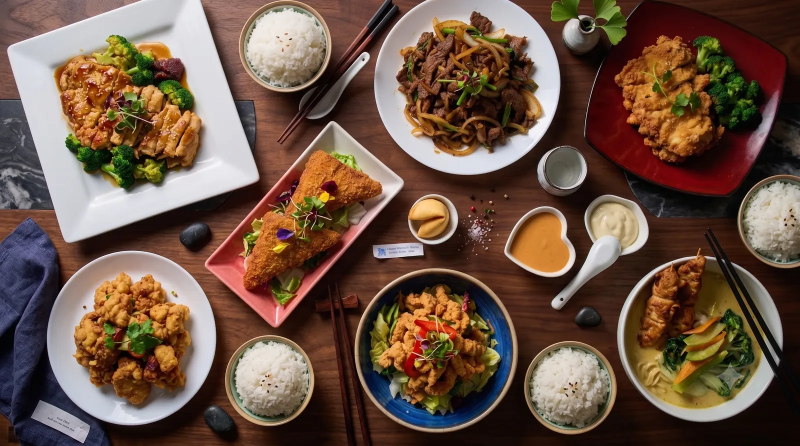
#> input picture assets/others/table of food.webp, 1600 x 892 px, found by its file name (shown at 1/2 size)
$ python make-hero-duotone.py
#> lines starting #> are read from the running program, lines starting #| are printed output that depends on the picture
#!/usr/bin/env python3
"""
Generate the charcoal+gold duotone hero image.

Maps a source photo's luminance through a charcoal -> bronze -> gold ramp so the
shadows sit on the page background (#14100E) and the highlights glow gold. Use a
high-contrast, well-lit source (the family-style food spread works well).

Usage:
    python scripts/make-hero-duotone.py "path/to/source.webp"
    # writes assets/others/hero-duotone.webp  (~1920px wide)

Requires: Pillow  (pip install pillow)
"""
import os
import sys
from PIL import Image, ImageOps, ImageEnhance

DEFAULT_SRC = os.path.join("assets", "others", "table of food.webp")
OUT = os.path.join("assets", "others", "hero-duotone.webp")
TARGET_W = 1920

# Charcoal (matches page bg) -> gold. Shadows stay neutral-charcoal so the image melts
# into the page; gold is reserved for the upper-mids/highlights (so it reads premium,
# not sepia). Tune these stops to re-grade.
STOPS = [
    (0.00, (16, 13, 11)),    # page charcoal (keep darkest edge so it melts into bg)
    (0.26, (54, 46, 37)),    # lifted charcoal grey
    (0.50, (138, 103, 60)),  # brighter transition, reached earlier
    (0.74, (210, 168, 100)), # gold, reached earlier
    (1.00, (248, 230, 178)), # gold highlight
]


def build_luts():
    r, g, b = [], [], []
    for v in range(256):
        t = v / 255
        for i in range(len(STOPS) - 1):
            t0, c0 = STOPS[i]
            t1, c1 = STOPS[i + 1]
            if t0 <= t <= t1:
                f = (t - t0) / (t1 - t0)
                r.append(round(c0[0] + (c1[0] - c0[0]) * f))
                g.append(round(c0[1] + (c1[1] - c0[1]) * f))
                b.append(round(c0[2] + (c1[2] - c0[2]) * f))
                break
        else:
            r.append(STOPS[-1][1][0])
            g.append(STOPS[-1][1][1])
            b.append(STOPS[-1][1][2])
    return r, g, b


def main():
    src = sys.argv[1] if len(sys.argv) > 1 else DEFAULT_SRC
    if not os.path.exists(src):
        sys.exit("source image not found: %s" % src)
    rLUT, gLUT, bLUT = build_luts()
    img = Image.open(src).convert("RGB")
#> img is the input picture: PIL image 1600x892 RGB; mean R, G, B 109.4, 84.5, 69
    w, h = img.size
#> w = 1600; h = 892
    img = img.resize((TARGET_W, round(h * TARGET_W / w)), Image.LANCZOS)
#> img: PIL image 1920x1070 RGB
    L = ImageOps.autocontrast(img.convert("L"), cutoff=2)
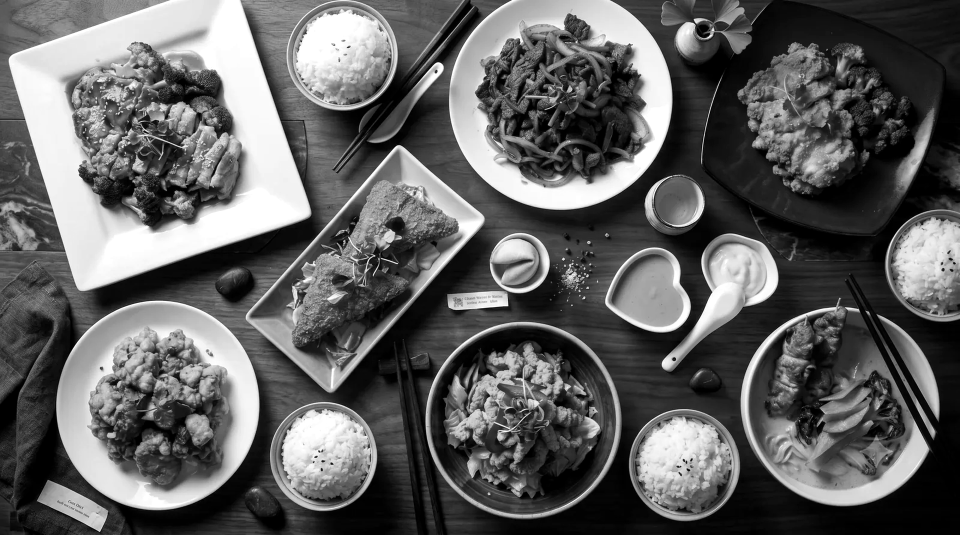
#> L: PIL image 1920x1070 L (shown at 1/2 size); min 0, max 255, mean 96.7
    L = ImageEnhance.Contrast(L).enhance(1.18)
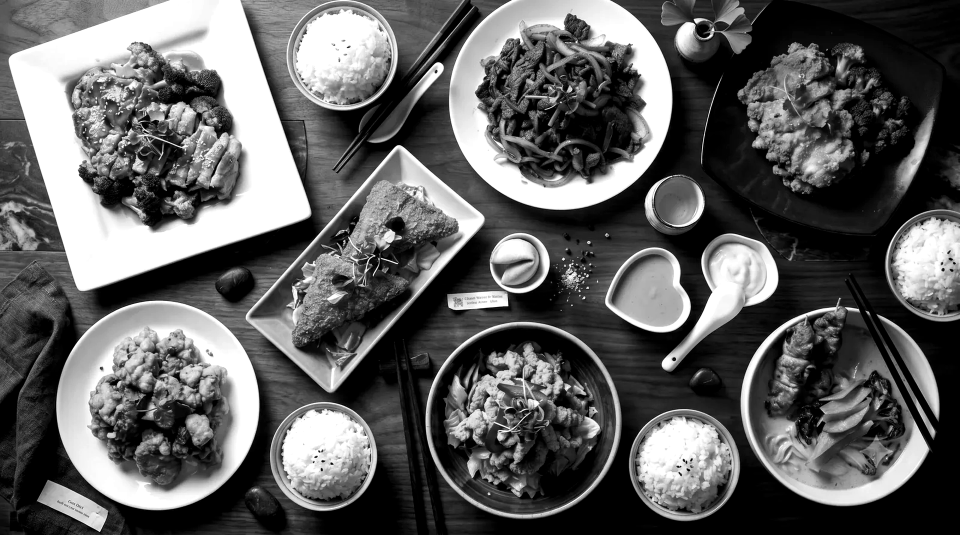
#> L: PIL image 1920x1070 L (shown at 1/2 size); min 0, max 255, mean 96.3
    duo = Image.merge("RGB", (L.point(rLUT), L.point(gLUT), L.point(bLUT)))
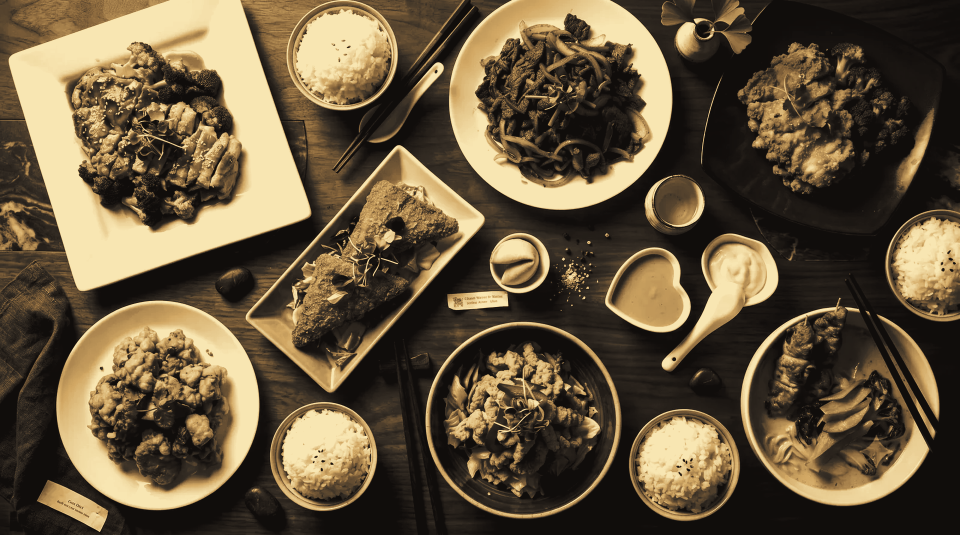
#> duo: PIL image 1920x1070 RGB (shown at 1/2 size); mean R, G, B 101.6, 86.2, 61.3
    os.makedirs(os.path.dirname(OUT), exist_ok=True)
    duo.save(OUT, "WEBP", quality=82, method=6)
    print("wrote %s  %dx%d  %.1fKB" % (OUT, duo.size[0], duo.size[1], os.path.getsize(OUT) / 1024))
#| wrote assets/others/hero-duotone.webp  1920x1070  239.4KB


if __name__ == "__main__":
    main()

$ run again, with assets/others/interior.webp copied over assets/others/table of food.webp
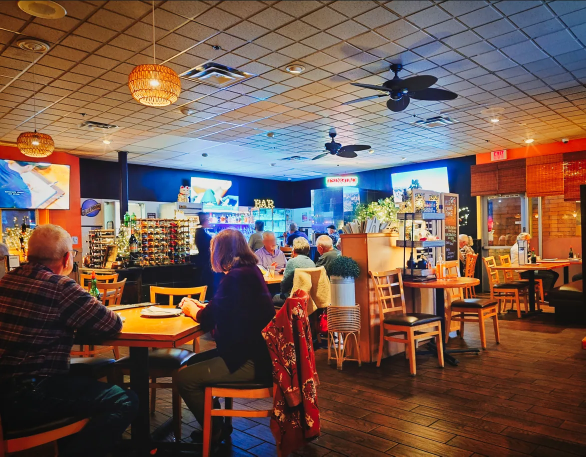
#> input picture assets/others/interior.webp, 1171 x 913 px, found by its file name (shown at 1/2 size)
#> in main, img is the input picture: PIL image 1171x913 RGB; mean R, G, B 113.9, 88.8, 77.8
#> img: PIL image 1920x1497 RGB
#> in main, `L = ImageOps.autocontrast(img.convert("L"), cutoff=2)`:
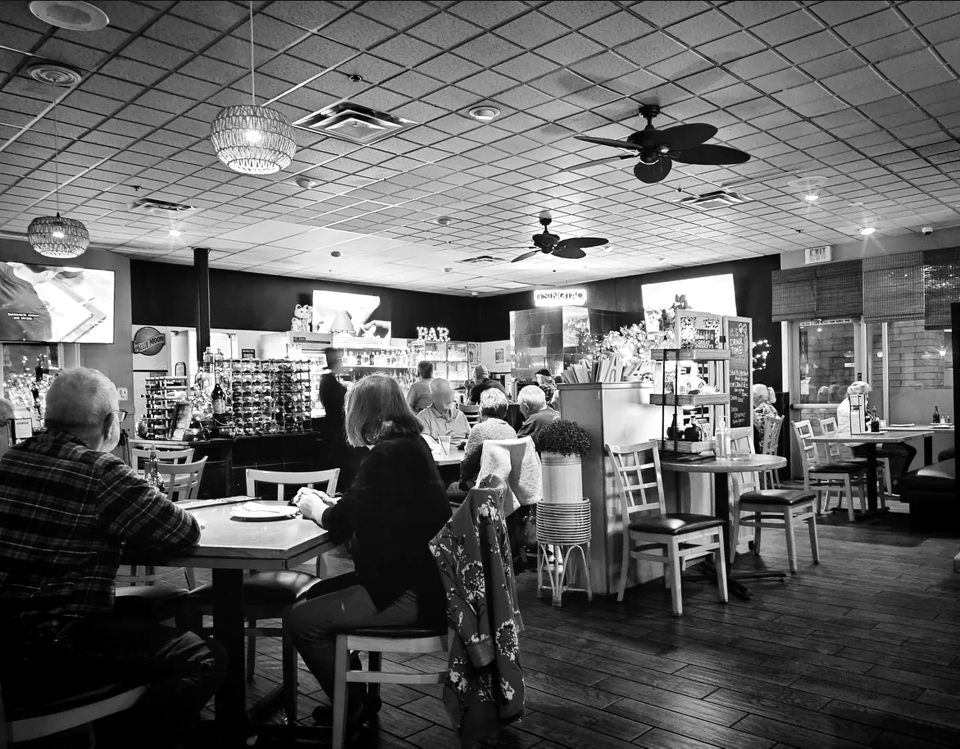
#> L: PIL image 1920x1497 L (shown at 1/2 size); min 0, max 255, mean 98.2
#> in main, `duo = Image.merge("RGB", (L.point(rLUT), L.point(gLUT), L.point(bLUT)))`:
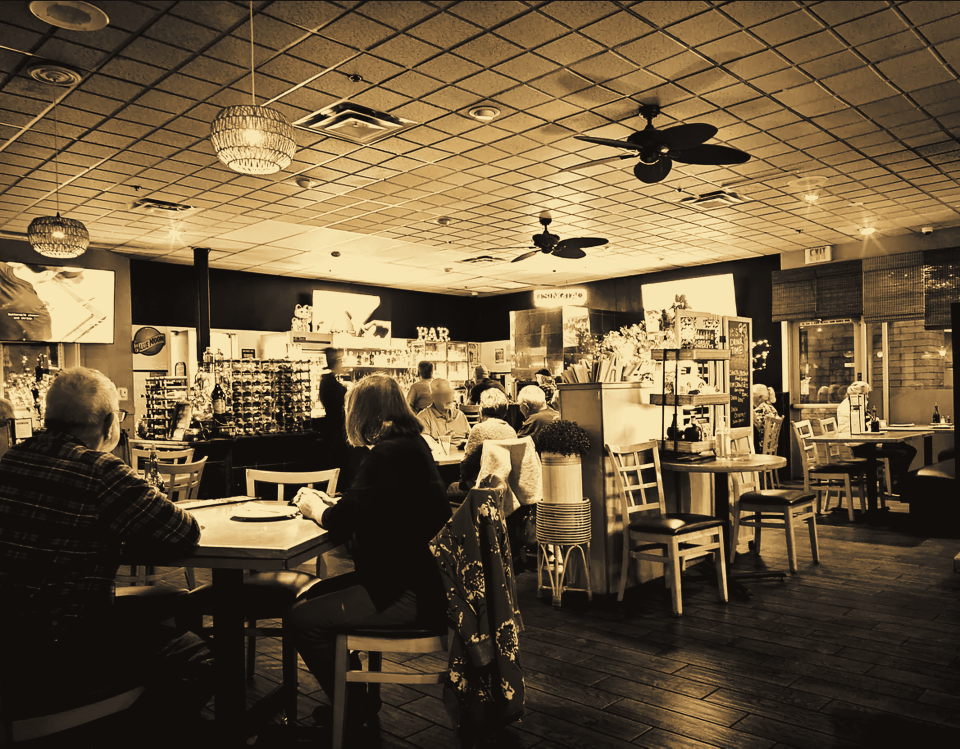
#> duo: PIL image 1920x1497 RGB (shown at 1/2 size); mean R, G, B 104.9, 86.6, 59.1
#| wrote assets/others/hero-duotone.webp  1920x1497  360.9KB

$ run again, with assets/others/interiornarrow.webp copied over assets/others/table of food.webp
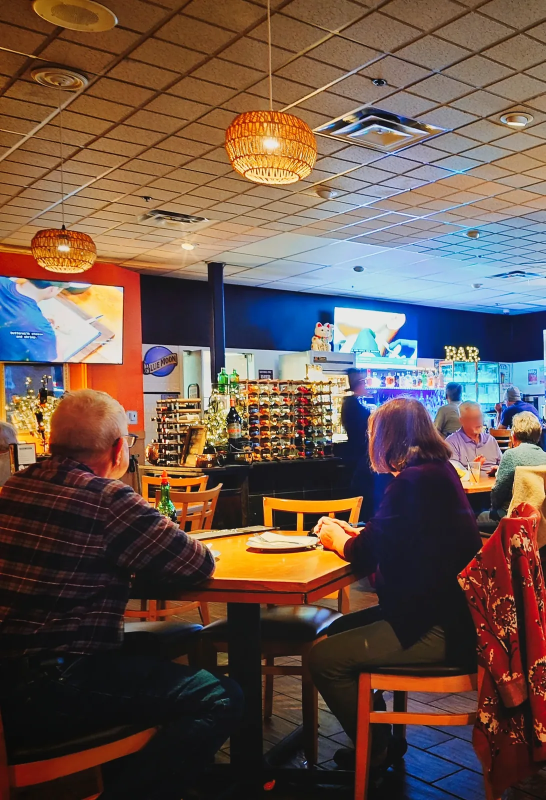
#> input picture assets/others/interiornarrow.webp, 1091 x 1600 px, found by its file name (shown at 1/2 size)
#> in main, img is the input picture: PIL image 1091x1600 RGB; mean R, G, B 106, 85, 74.9
#> img: PIL image 1920x2816 RGB
#> in main, `L = ImageEnhance.Contrast(L).enhance(1.18)`:
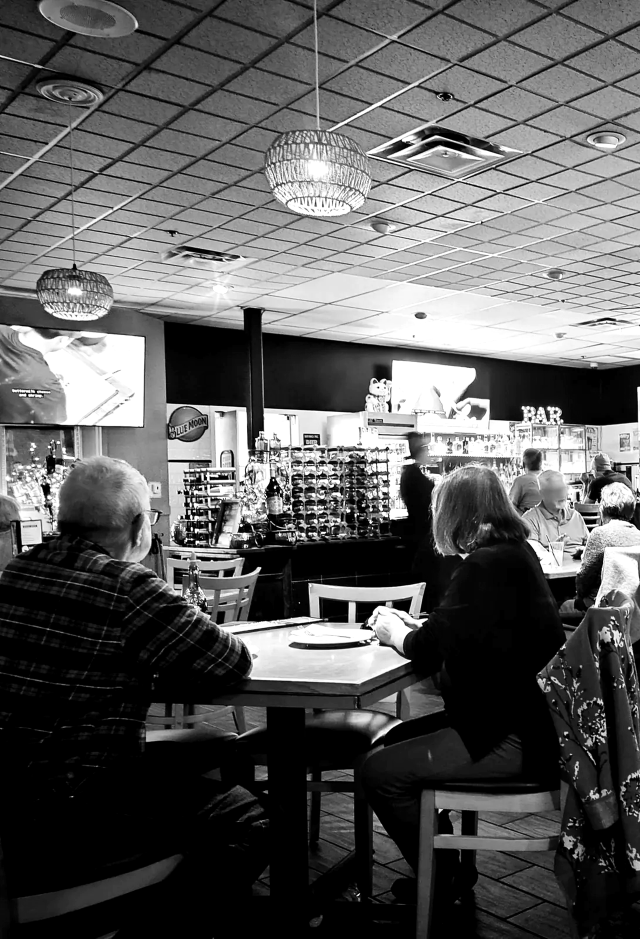
#> L: PIL image 1920x2816 L (shown at 1/3 size); min 0, max 255, mean 93.1
#> in main, `duo = Image.merge("RGB", (L.point(rLUT), L.point(gLUT), L.point(bLUT)))`:
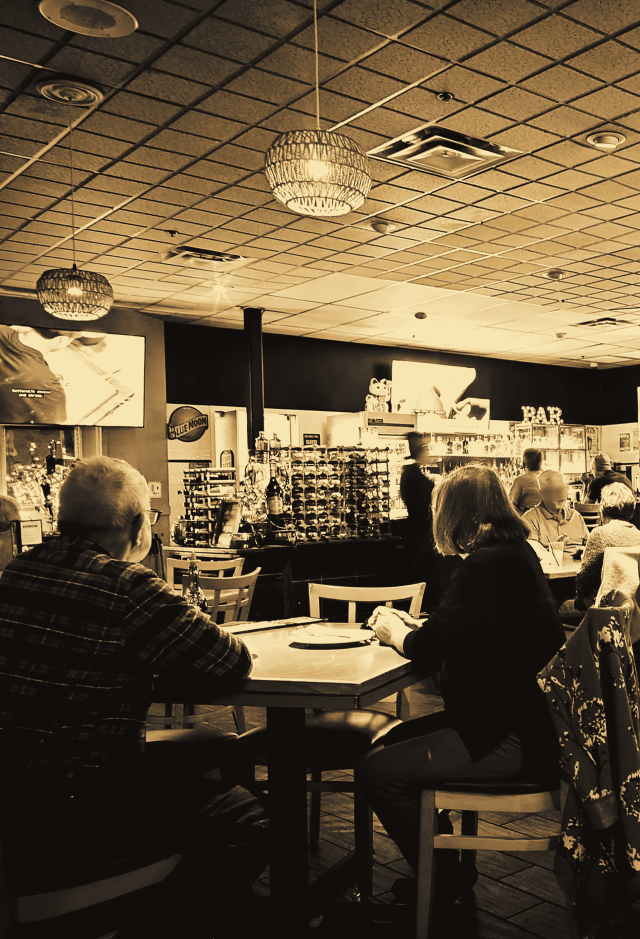
#> duo: PIL image 1920x2816 RGB (shown at 1/3 size); mean R, G, B 100.7, 83.6, 57.6
#| wrote assets/others/hero-duotone.webp  1920x2816  455.8KB
